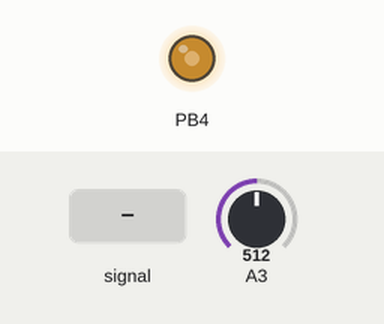
A program run on a simulated ATtiny85, built with avr-gcc and run on an emulated ATtiny85. On the bench: output pins drawn as LEDs (lit = HIGH). The test bench sets the inputs (shaded band); at power-on: A3 = 512.

Above: at 1.2 s.
1.3 s: A3 fed a 200 Hz sine of ±81 counts around its level
Timing chart, 0 to 2.2 s (numbered marks = the images above; inputs shaded):
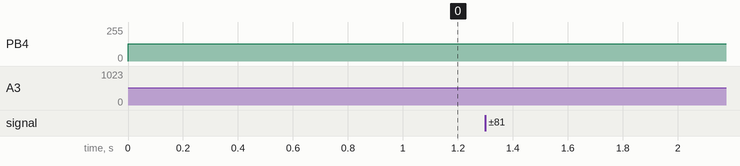

The program:

main.cpp
```cpp
#include <Arduino.h>

/*
 * Analog to PWM converter
 *
 * DdelV 20210326
 *
 * Convert Analog signal
 * to PWM.
 *
 * Pin Choices
 *
 * Pin ADC PWM  PB  Other
 *  1   0       5   Reset
 *  2   3   Y   3
 *  3   2   Y   4
 *  5       Y   0   MOSI/SDA
 *  6       Y   1   MISO
 *  7   1       2   SCK/SCL
 */

// Analog In is pin 2 (ADC3)
// PWM out is pin 3

void setup() {
  DDRB |= (1 << PB4); // Set the pin PB4 as output for PWM

// fast PWM mode
  GTCCR = 1<<PWM1B | 2<<COM1B0; // was 3<<COm1b0
  TCCR1 = 3<<COM1A0 | 1<<CS10;    // was 7<<CS10;

  ADMUX =
            (1 << ADLAR) |     // left shift result
            (0 << REFS1) |     // Sets ref. voltage to VCC, bit 1
            (0 << REFS0) |     // Sets ref. voltage to VCC, bit 0
            (0 << MUX3)  |     // use ADC3 for input (PB3), MUX bit 3
            (0 << MUX2)  |     // use ADC3 for input (PB3), MUX bit 2
            (1 << MUX1)  |     // use ADC3 for input (PB3), MUX bit 1
            (1 << MUX0);       // use ADC3 for input (PB3), MUX bit 0

  ADCSRA =
            (1 << ADEN)  |     // Enable ADC
            (1 << ADATE) |
            (1 << ADIE)  |     // FOR FREE RUN
            (1 << ADPS2) |     // set prescaler to 64, bit 2
            (1 << ADPS1) |     // set prescaler to 64, bit 1
            (0 << ADPS0);      // set prescaler to 64, bit 0

  ADCSRB = 0<<ADTS0;                       // Free running

  ADCSRA |= (1 << ADSC);         // start first conversion

}

ISR(ADC_vect) {     // for free-run
// ADC conversion complete
  OCR1B = ADCH;
}

void loop() {
// Nothing to do. Wait here while all the action happens in ISR.
}
```
